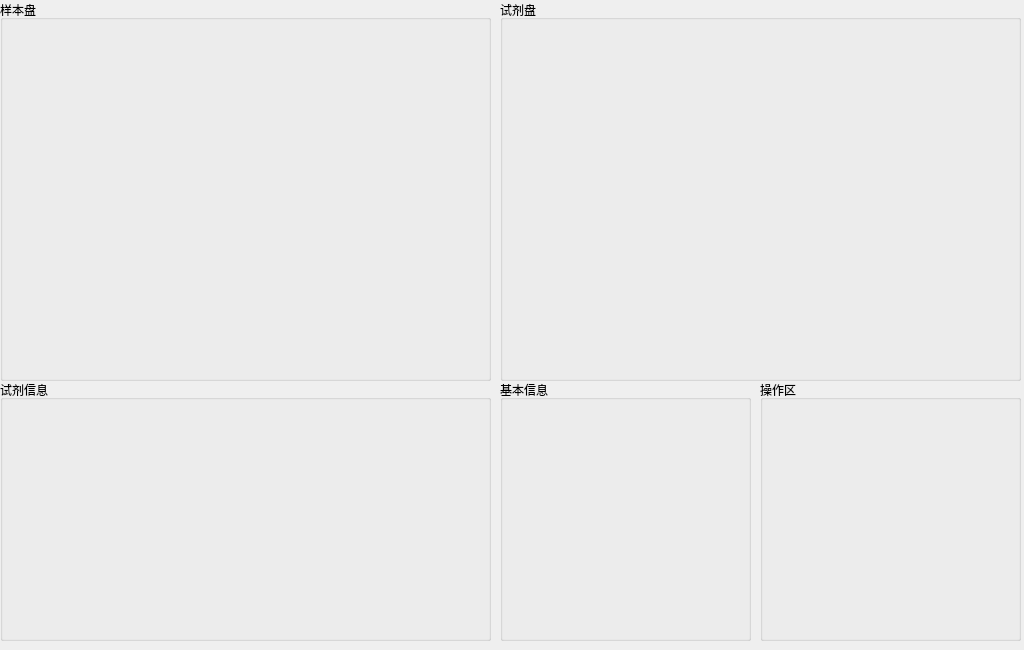
<?xml version="1.0" encoding="UTF-8"?>
<ui version="4.0">
 <class>TestInterface</class>
 <widget class="QDialog" name="TestInterface">
  <property name="geometry">
   <rect>
    <x>0</x>
    <y>0</y>
    <width>1024</width>
    <height>650</height>
   </rect>
  </property>
  <property name="windowTitle">
   <string>Dialog</string>
  </property>
  <widget class="QGroupBox" name="groupBox">
   <property name="geometry">
    <rect>
     <x>0</x>
     <y>0</y>
     <width>491</width>
     <height>381</height>
    </rect>
   </property>
   <property name="title">
    <string>样本盘</string>
   </property>
  </widget>
  <widget class="QGroupBox" name="groupBox_2">
   <property name="geometry">
    <rect>
     <x>500</x>
     <y>0</y>
     <width>521</width>
     <height>381</height>
    </rect>
   </property>
   <property name="title">
    <string>试剂盘</string>
   </property>
  </widget>
  <widget class="QGroupBox" name="groupBox_3">
   <property name="geometry">
    <rect>
     <x>0</x>
     <y>380</y>
     <width>491</width>
     <height>261</height>
    </rect>
   </property>
   <property name="title">
    <string>试剂信息</string>
   </property>
  </widget>
  <widget class="QGroupBox" name="groupBox_4">
   <property name="geometry">
    <rect>
     <x>500</x>
     <y>380</y>
     <width>251</width>
     <height>261</height>
    </rect>
   </property>
   <property name="title">
    <string>基本信息</string>
   </property>
  </widget>
  <widget class="QGroupBox" name="groupBox_5">
   <property name="geometry">
    <rect>
     <x>760</x>
     <y>380</y>
     <width>261</width>
     <height>261</height>
    </rect>
   </property>
   <property name="title">
    <string>操作区</string>
   </property>
  </widget>
 </widget>
 <resources/>
 <connections/>
</ui>
